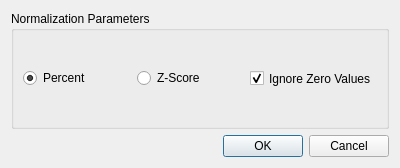
<?xml version="1.0" encoding="UTF-8"?>
<ui version="4.0">
 <class>Dialog</class>
 <widget class="QDialog" name="Dialog">
  <property name="geometry">
   <rect>
    <x>0</x>
    <y>0</y>
    <width>400</width>
    <height>168</height>
   </rect>
  </property>
  <property name="windowTitle">
   <string>Dialog</string>
  </property>
  <layout class="QGridLayout" name="gridLayout_2">
   <item row="1" column="0">
    <widget class="QDialogButtonBox" name="buttonBox">
     <property name="standardButtons">
      <set>QDialogButtonBox::Cancel|QDialogButtonBox::Ok</set>
     </property>
     <property name="centerButtons">
      <bool>false</bool>
     </property>
    </widget>
   </item>
   <item row="0" column="0">
    <layout class="QGridLayout" name="gridLayout">
     <item row="0" column="0">
      <widget class="QGroupBox" name="groupBox">
       <property name="sizePolicy">
        <sizepolicy hsizetype="Minimum" vsizetype="Minimum">
         <horstretch>0</horstretch>
         <verstretch>0</verstretch>
        </sizepolicy>
       </property>
       <property name="title">
        <string>Normalization Parameters</string>
       </property>
       <layout class="QHBoxLayout" name="horizontalLayout">
        <item>
         <widget class="QRadioButton" name="percent">
          <property name="text">
           <string>Percent</string>
          </property>
          <property name="checked">
           <bool>true</bool>
          </property>
         </widget>
        </item>
        <item>
         <widget class="QRadioButton" name="zscore">
          <property name="text">
           <string>Z-Score</string>
          </property>
         </widget>
        </item>
        <item>
         <widget class="QCheckBox" name="zeros">
          <property name="sizePolicy">
           <sizepolicy hsizetype="Minimum" vsizetype="Minimum">
            <horstretch>0</horstretch>
            <verstretch>0</verstretch>
           </sizepolicy>
          </property>
          <property name="text">
           <string>Ignore Zero Values</string>
          </property>
          <property name="checked">
           <bool>true</bool>
          </property>
         </widget>
        </item>
       </layout>
      </widget>
     </item>
    </layout>
   </item>
  </layout>
 </widget>
 <resources/>
 <connections/>
</ui>
